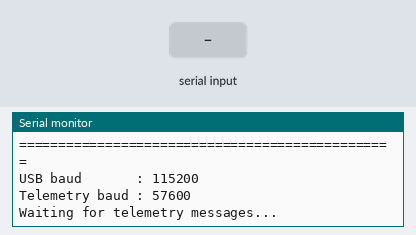
A sketch run on a simulated Arduino Mega 2560, built with avr-gcc and run on an emulated ATmega2560. Parts: the last lines printed to the serial monitor. The test bench sets the inputs (shaded band).

Above: at 2.2 s.
2.3 s: "ACK:\n" received over the second serial link
At 3.5 s:
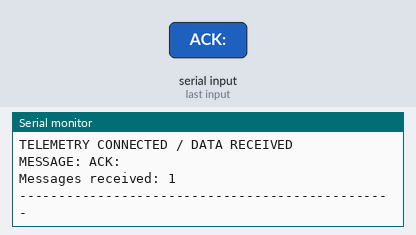
3.8 s: "1\n" received over the second serial link
At 4.9 s:
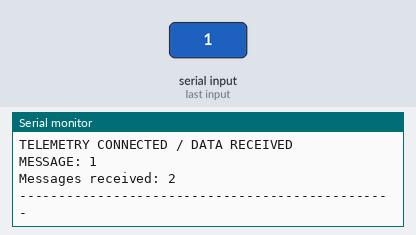

Measured:
- after the input at 2.3 s, the serial monitor: prints a new line at once (image 1)
- after the input at 3.8 s, the serial monitor: prints a new line at once (image 2)

The sketch:

telemetry_receiver.ino
```cpp
/*
  ===================================================
     ARDUINO MEGA + TELEMETRY TEXT RECEIVER
  ===================================================

  Board   : Arduino Mega 2560  #2  (RECEIVER)
  Project : Telemetry radio text-communication test

  WIRING  (the UART lines must CROSS: TX -> RX, RX <- TX)
    Telemetry TX   -> Arduino RX1  (pin 19)
    Telemetry RX   <- Arduino TX1  (pin 18)
    Telemetry GND  -> Arduino GND
    Telemetry 5V   -> Arduino 5V   (only if your radio is a 5 V module)

  SERIAL PORTS
    Serial   (USB)           -> computer / Serial Monitor, 115200 baud
    Serial1  (pins 18 / 19)  -> telemetry radio, TELEMETRY_BAUD

  HOW IT WORKS
    1. Wait for text arriving from telemetry radio #2 (Serial1).
    2. Read the complete line (up to the newline character).
    3. Display the message in the Serial Monitor.
    4. Send "ACK: <message>" back to Arduino #1, which proves that
       communication works in BOTH directions.
*/


// ---------------------------------------------------
// CONFIGURATION
// ---------------------------------------------------

// Must match the serial speed configured inside the telemetry radio.
// Use the SAME value as in the sender sketch.
#define TELEMETRY_BAUD 57600

// Speed of the USB link between the Arduino and the computer.
#define USB_BAUD 115200


// ---------------------------------------------------
// VARIABLES
// ---------------------------------------------------

String receivedMessage = "";

unsigned long messageCount = 0;


// ---------------------------------------------------
// SETUP
// ---------------------------------------------------

void setup()
{
  // Communication with the computer
  Serial.begin(USB_BAUD);

  // Communication with the telemetry radio
  Serial1.begin(TELEMETRY_BAUD);

  delay(1000);

  Serial.println();
  Serial.println(F("================================================"));
  Serial.println(F("        TELEMETRY RECEIVER READY"));
  Serial.println(F("================================================"));
  Serial.println();
  Serial.print(F("USB baud       : "));
  Serial.println(USB_BAUD);
  Serial.print(F("Telemetry baud : "));
  Serial.println(TELEMETRY_BAUD);
  Serial.println();
  Serial.println(F("Waiting for telemetry messages..."));
  Serial.println();
}


// ---------------------------------------------------
// LOOP
// ---------------------------------------------------

void loop()
{
  // Check for incoming telemetry data
  if (Serial1.available())
  {
    // Read the complete line sent by the sender
    receivedMessage = Serial1.readStringUntil('\n');

    // Remove the '\r' character and spaces at the ends
    receivedMessage.trim();

    if (receivedMessage.length() > 0)
    {
      messageCount++;

      Serial.println();
      Serial.println(F("------------------------------------------------"));
      Serial.println(F("TELEMETRY CONNECTED / DATA RECEIVED"));
      Serial.print(F("MESSAGE: "));
      Serial.println(receivedMessage);
      Serial.print(F("Messages received: "));
      Serial.println(messageCount);
      Serial.println(F("------------------------------------------------"));

      // Send the acknowledgement back to the sender.
      // An incoming "ACK: ..." is never acknowledged again; this avoids
      // an endless "ACK: ACK: ACK: ..." loop if both boards were
      // accidentally programmed with a receiver sketch.
      if (!receivedMessage.startsWith("ACK:"))
      {
        Serial1.print(F("ACK: "));
        Serial1.println(receivedMessage);
      }
    }
  }
}
```
